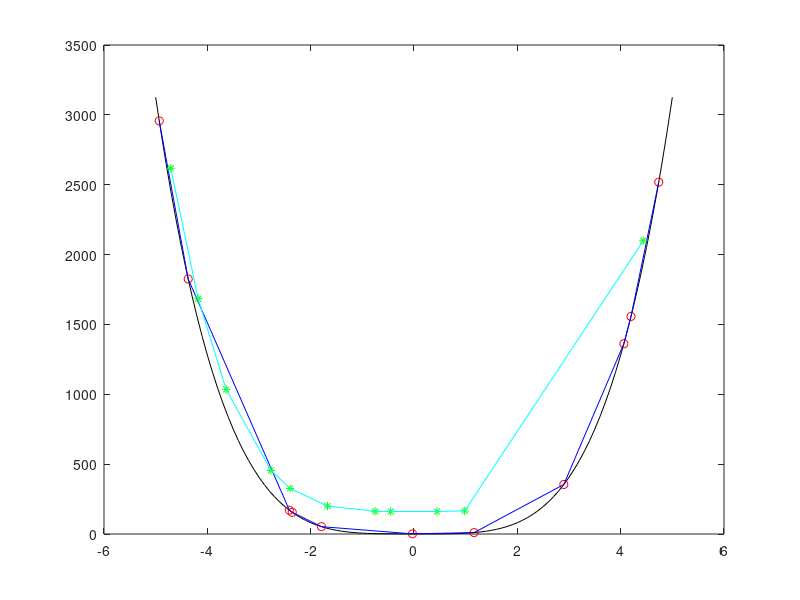

The MATLAB source for this figure:
hold off
%homework 1.1
x = -5:0.1:5 ;
Y = 5*x.^4 +1;
plot(x,Y,'k-') 
q1 = integral(@(x)  5*x.^4 +1 ,-5,5)
hold on

% function to  (x,y)
%xr = -5 + (5+5)*rand(1,11)
xr = [-2.41198346838682	4.73702708957246	-2.35639705158325	2.89940849883973	-0.0293107884313262	-1.79214734929590	1.16282788890271	-4.93105850101219	-4.37066346321500	4.20024967794440	4.06163694464487];
yr = 5*xr.^4 +1;

[xsorted, idx] = sort(xr, 'ascend');
ysorted = yr(idx);
plot(xsorted,ysorted,'ro')


%>>equation form chapter5
m = polyfit (xsorted,ysorted,9);
yp = polyval (m , xsorted) ;
plot (xsorted,yp,'b-')



%trap orderpair
sum = 0; n=10;
for i = 1:1:n
    width = abs(xsorted(i+1)-xsorted(i));
    areasq = (width/2)*(ysorted(i)+ysorted(i+1));
    sum=sum + areasq;
end
ans_trapz_orderedpair = sum


%6.3
%trap eqation
x = -5:1:5 ;
Y = 5*x.^4 +1 ;
Z = trapz(x,Y);
ans_trapz_eq_10section = Z
x = -5:0.1:5 ;
Y = 5*x.^4 +1 ;
Z = trapz(x,Y);
ans_trapz_eq_100section = Z


%simpson orderpair
sum_simson = 0;
for i = 1:1:n
    xmid = (xsorted(i)+xsorted(i+1))/2;
    ymid = (ysorted(i)+ysorted(i+1))/2;
    width_sim = abs((xsorted(i+1)-xsorted(i))/2);
    %fprintf(' i = %d, i+1 = %d',i,i+1)
    area = (width_sim/3)*(ysorted(i)+4*ymid+ysorted(i+1));
    
    sum_simson=sum_simson + area;
end
ans_simpson_orderpair = sum_simson

%simpson equation
a = -5;b=5;h = (b-a)/n ; n=10;
f = @(x) 5*x.^4 +1 ;
Odd = 0;
Even = 0;
for i = 1:2:n-1
    xi=a+(i*h);
    Odd=Odd+f(xi);
end
for i = 2:2:n-2
    xi=a+(i*h);
    Even=Even+f(xi);
end
I = (h/3)*(f(a)+f(b)+4*Odd+2*Even);
ans_simpson_eq = I



%add error
%xe = -5 + (5+5)*rand(1,11)
xe = [-0.754258132325249	-2.76916054927202	-3.63604907413744	-2.39824345888002	0.444653829897622	-4.17791607980575	0.981273133265461	-4.70813821600632	-0.450911023120957	-1.67501315811390	4.43672831555840];
for i = 1:1:length(xe)
   ee = 300;
   %err = (ee-rand*2*ee);
   err = 1.599102053383089e+02;
   yerr(i) = err + (5*xe(i).^4 +1);
end
plot (xe,yerr,'g*')
hold on

%>>equation error form chapter5
[xesorted, idx] = sort(xe, 'ascend');
yerrsorted = yerr(idx);

m_err = polyfit (xesorted,yerrsorted,5); 

eq_yerr = polyval (m_err , xesorted) ;
plot (xesorted,eq_yerr,'c-')


%trapz orderpair error
sum = 0;
for i = 1:1:n
    width = abs(xesorted(i+1)-xesorted(i));
    areasq = (width/2)*(yerrsorted(i)+yerrsorted(i+1));
    sum=sum + areasq;
end
ans__trapz_error_orderpair = sum

%simpson orderpair error
sum_simson = 0;
for i = 1:1:n
    xmid = (xesorted(i)+xesorted(i+1))/2;
    ymid = (yerrsorted(i)+yerrsorted(i+1))/2;
    width_sim = abs((xesorted(i+1)-xesorted(i))/2);
    %fprintf(' i = %d, i+1 = %d',i,i+1)
    area = (width_sim/3)*(yerrsorted(i)+4*ymid+yerrsorted(i+1));
    
    sum_simson=sum_simson + area;
end
ans_simpson_error_orderpair = sum_simson



%trap error eqation
n = 10; 
x = -5:1:5 ;
Y = 5*x.^4 +160.9102 ;
Z = trapz(x,Y);
ans_trapz_error_eq = Z

%simpson error equation
f = @(x) 5*x.^4 +160.9102 ;

Odd = 0;
Even = 0;
for i = 1:2:n-1
    xi=a+(i*h);
    Odd=Odd+f(xi);
end
for i = 2:2:n-2
    xi=a+(i*h);
    Even=Even+f(xi);
end
I = (h/3)*(f(a)+f(b)+4*Odd+2*Even);
ans_simson_error_eq = I
